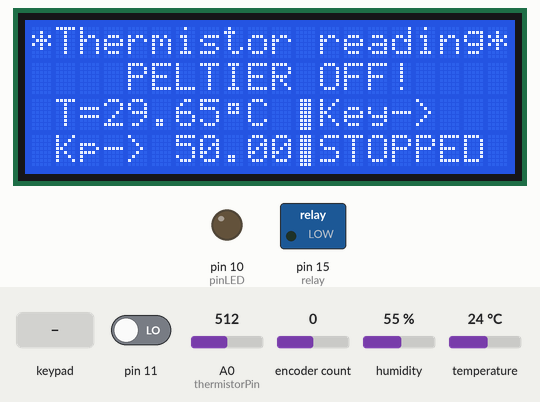
Bench run of a sketch on a simulated Arduino Uno, built with avr-gcc and run on an emulated ATmega328P. Shown: 20×4 character LCD, switched loads named in the sketch (green lamp = pin HIGH), output pins drawn as LEDs (lit = HIGH). The inputs (shaded band) are chosen by the test bench; at power-on: A0 (thermistorPin) = 512, encoder count 0, pin 11 LOW, humidity 55 %, temperature 24 °C.

Above: at 2.6 s.
2.7 s: key 'E' pressed
At 3.4 s:
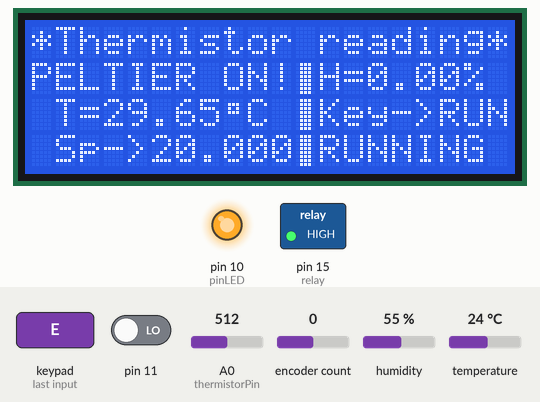
4.5 s: A0 (thermistorPin) set to 494
At 6.3 s:
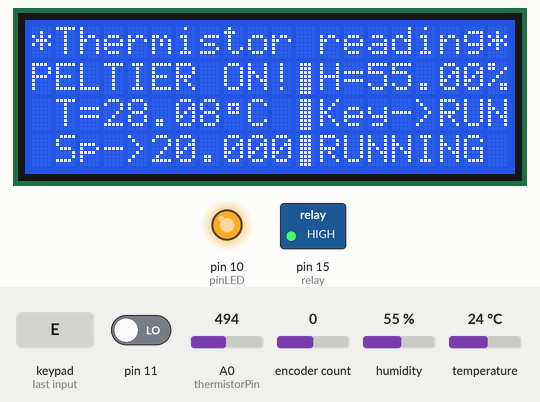
7.3 s: A0 (thermistorPin) set to 472
At 7.7 s:
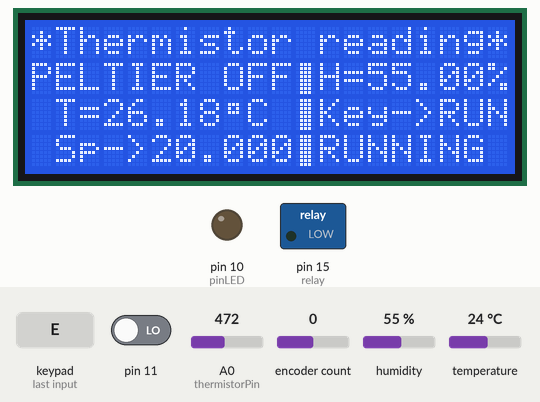
9.4 s: key 'F' pressed
At 10.7 s:
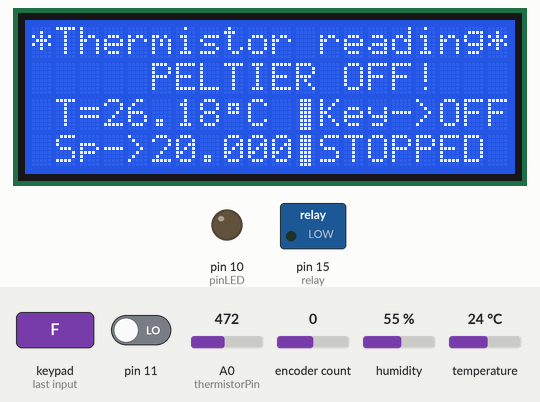
11.0 s: key 'C' pressed
At 11.5 s:
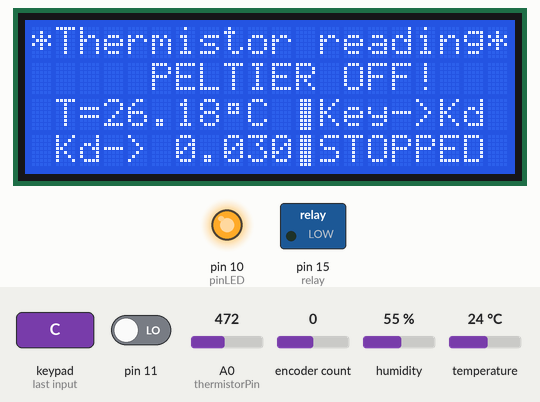
12.6 s: encoder count set to 1
At 13.3 s:
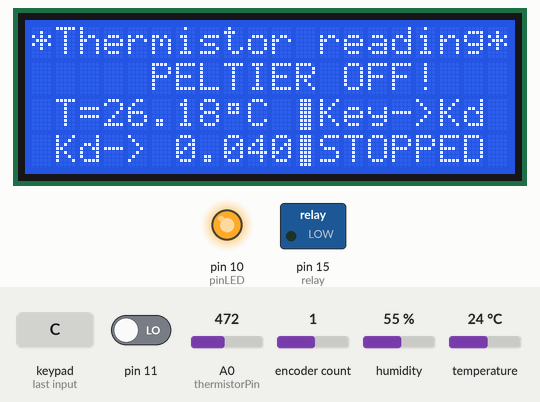
Timing chart, 0 to 15.1 s (numbered marks = the images above; inputs shaded):
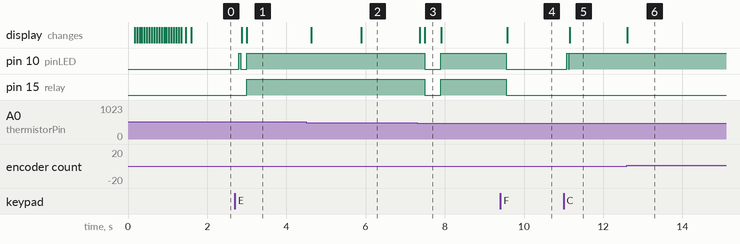

Measured:
- the behaviour switches between 480 and 479 on A0 (thermistorPin) (found by bisection; images 2 and 3)
- after the input at 2.7 s, pin 10 (pinLED): LOW → HIGH after 0.09 s, → LOW 0.05 s later, → HIGH 0.16 s later; pin 15 (relay): LOW → HIGH after 0.30 s; the display: first changes after 0.18 s (image 1 shows a later state)
- after the input at 4.5 s, the display: first changes after 0.13 s (image 2 shows a later state)
- after the input at 7.3 s, pin 10 (pinLED), pin 15 (relay): HIGH → LOW after 0.19 s, → HIGH 0.40 s later; the display: first changes after 0.07 s (image 3 shows a later state)
- after the input at 9.4 s, pin 10 (pinLED): HIGH → LOW after 0.15 s; pin 15 (relay): HIGH → LOW after 0.16 s; the display: changes after 0.18 s (image 4)
- after the input at 11.0 s, pin 10 (pinLED): LOW → HIGH after 0.08 s, → LOW 0.05 s later, → HIGH 0.01 s later; the display: changes after 0.15 s (image 5)
- after the input at 12.6 s, the display: changes at once (image 6)

The sketch:

PID_chamber-PCB.ino
```cpp
/*
  ================================================================================
    Based on  https://www.allaboutcircuits.com/projects/measuring-temperature-with-an-ntc-thermistor/
    File........... Thermistor_Demo_Code
    Purpose........ Thermistor demonstration code
    Author......... Joseph Corleto/Daniel Melendrez
    Description: This version is capable of reading both temperature and humidity inside the chamber

  /**   LIBRARIES DECLARATION **/

#include <RotaryEncoder.h>
#include <DHT.h>
#include <Keypad.h>
#include <Wire.h>
#include <LiquidCrystal_I2C.h> // use the library: new_liquidCrystal from fmalpartida
#include <PID_v1.h>
#include <elapsedMillis.h>
#define KP 50
#define KI 2.00
#define KD 0.03
#define SETPOINT 20.0
#define OFFSET 4.6      // The thermal offset is 5.1 degrees Celsius --> to obtain 24C  // With respect to the temperature reported by the openQCMD
#define DHTTYPE DHT22

/**   VARIABLES DECLARATION **/
// Microwave matrix keypad configuration (reverse engineered ;) )
const byte ROWS = 4; //four rows
const byte COLS = 2; //four columns
unsigned int intervalHumidity = 3000;
// Each key is coded from 'A' to 'E'
char hexaKeys[ROWS][COLS] = {

  {'C', 'F'},
  {'B', 'E'},
  {'A', 'D'}
};
byte rowPins[ROWS] = {6, 7, 8}; //connect to the row pinouts of the keypad
byte colPins[COLS] = {4, 5}; //connect to the column pinouts of the keypad
char customKey = '-'; // Initialize pressed key holder variable
String toPrint = "   ";

/*I/O PORTS */
const int pinLED = 10; // Blue LED attached
const int relay = 15;  // Relay activation Pin. Active HIGH orignal 16
const int thermistorPin = 0;  // Where the ADC samples the resistor divider's output
const int DHTPIN = 0;
/* MULTIPLE VARIABLES */
float counter = 0.0;     // Rotary encoder variable
float value = 0.0;
double WindowSize = 5000;
double minWindow = 50;
unsigned long windowStartTime;
double newSetpoint, oldSetpoint, InputPID, DigitalSetpointPID, Output, alpha, dummy2;;
double oldKp, oldKd, oldKi, newKp, newKd, newKi;
double adcAverage  = 0;            // Holds the average voltage measurement
double humidityVal;
int PWMOn  = 255;   // PWM pulse duty cicles (ON)
int PWMOff  = 0;    // (OFF)
boolean flag = false;      // Activation/enable flag (for STOPPING conversion routine)
boolean enterFlag = false;  // Indicates if the user saved the selected value by pressing the same button
boolean paramChange = false; // Indicates if the value has changed or not
//unsigned long previousTime = 0;   // Used for timing purposes
const int    SAMPLE_NUMBER  = 20; // Capture samples to avoid noise
double currentTemperature;    // save the current temperature
/* In order to use the Beta equation, we must know our other resistor
   within our resistor divider. If you are using something with large tolerance,
   like at 5% or even 1%, measure it and place your result here in ohms. */
const double BALANCE_RESISTOR   = 9999;//9976.1; // Measured on the PCB (1% resistor used)
// This helps calculate the thermistor's resistance (check article for details).
const double MAX_ADC            = 1023.0;
/* This is thermistor dependent and it should be in the datasheet, or refer to the
   article for how to calculate it using the Beta equation.
   I had to do this, but I would try to get a thermistor with a known
   beta if you want to avoid empirical calculations. */
const double BETA               = 3977.0;      // eBay Vishay Thermistor
/* This is also needed for the conversion equation as "typical" room temperature
   is needed as an input. */
const double ROOM_TEMP          = 298.15;   // room temperature in Kelvin
/* Thermistors will have a typical resistance at room temperature so write this
   down here. Again, needed for conversion equations. */
const double RESISTOR_ROOM_TEMP = 10000.0;
// Degrees symbol creation
byte degreesSymbol[8] = {
  0b00000,
  0b01110,
  0b01010,
  0b01110,
  0b00000,
  0b00000,
  0b00000,
  0b00000
};
// Separating bar creation
byte separatorSymbol[8] = {
  0b01110,
  0b01110,
  0b01110,
  0b01110,
  0b01110,
  0b01110,
  0b01110,
  0b01110
};

DHT dht(DHTPIN, DHTTYPE);   // Instantiate Humidity sensor
Keypad customKeypad = Keypad(makeKeymap(hexaKeys), rowPins, colPins, ROWS, COLS); // Instantiate keypad
LiquidCrystal_I2C lcd(0x3F, 2, 1, 0, 4, 5, 6, 7, 3, POSITIVE); //0x3F 0x27 Instantiate LCD screen
RotaryEncoder encoder(16, 14); // Setup a RoraryEncoder for pins 14 and 15-RETURN THIS VALUE: 14 and 15 originals

void setup() {
  delay(50);
  //initialize the variables we're linked to
  oldSetpoint = SETPOINT - OFFSET;
  oldKp = KP;
  oldKi = KI;
  oldKd = KD;
  alpha = 0.0;
  dummy2 = 0.0;

  // Load "new" values into the memory in 'AUTOMATIC' mode
  proportionalValue(0);
  integralValue(0);
  derivativeValue(0);
  setpointValue(0);

  // The Interrupt Service Routine for Pin Change Interrupt 1. Changed using datasheet
  // Used by the incremental encoder (side knob) for changing values
  // **
  //                                **DO NOT TOUCH!!!!!
  //**
  PCICR |= (1 << PCIE0);    // This enables Pin Change Interrupt 1 that covers the Analog input pins or Port B.
  PCMSK0 |= (1 << PCINT2) | (1 << PCINT3); // This enables the interrupt for pin 2 and 3 of Port B.
  // **
  // ******************************  IT WORKS! D O  N O T  T O U C H  ****************************

  pinMode(relay, OUTPUT);
  pinMode(thermistorPin, INPUT);

  digitalWrite(relay, LOW);
  dht.begin();
  //Serial.begin(115200);
  lcd.begin(20, 4);// initialize the lcd for 20 chars 4 lines
  lcd.backlight(); // backlight on
  lcd.clear(); // clean the display
  lcd.createChar(0, degreesSymbol);
  lcd.createChar(1, separatorSymbol);
  lcd.setCursor(0, 0);
  lcd.print("*Thermistor reading*");
  lcd.setCursor(0, 2);
  lcd.print("   Initializing ");

  for (int i = 0; i < 20; i++) {
    lcd.setCursor(i, 3);
    lcd.print(".");
    delay(60);
  }

  lcd.clear();
  lcd.setCursor(0, 0);
  lcd.print("*Thermistor reading*");
  lcd.setCursor(0, 3);
  lcd.print(" Kp-> ");
  lcd.print(oldKp);

  lcd.setCursor(11, 2);
  lcd.write((uint8_t)1);
  lcd.setCursor(12, 2);
  lcd.print("Key-> ");

  lcd.setCursor(11, 3);
  lcd.write((uint8_t)1);
  lcd.print("STOPPED");

  lcd.setCursor(4, 1);
  lcd.print("PELTIER OFF!");

}

void loop() {

  lcd.setCursor(0, 0);
  lcd.print("*Thermistor reading*");
  dummy2 = readThermistorADC();
  currentTemperature = Celsius(dummy2);
  readKeyPad();

  if (flag) {
    PIDRoutine();
  }

  //  Serial.print("Current Temperature (NO OFFSET)[°C]-> ");
  //  Serial.print(currentTemperature);
  //  Serial.print("Humidity --> ");
  //  Serial.print(humidityVal);
  //  Serial.print("; ");
  //  Serial.print("Kp-> ");
  //  Serial.print(newKp);
  //  Serial.print("; ");
  //  Serial.print("Ki-> ");
  //  Serial.print(newKi);
  //  Serial.print("; ");
  //  Serial.print("Kd-> ");
  //  Serial.print(newKd);
  //  Serial.print("; ");
  //  Serial.print("DesiredTemp-> ");
  //  Serial.print(newSetpoint);
  //  Serial.print("\n");

}

/********************************************** FUNCTIONS********************************************** **/

void readKeyPad() {

  customKey = customKeypad.getKey();

  if (customKey) {
    flash(50);
    lcd.setCursor(11, 2);
    lcd.write((uint8_t)1);
    lcd.setCursor(12, 2);
    lcd.print("Key->");

    keyPressed();

    lcd.print(toPrint);
  }
  //*** PROPORTIONAL VALUE ***
  if (customKey == 'A' ) {
    proportionalValue(1);  //manual mode
  }
  //*** INTEGRAL VALUE  ***
  if (customKey == 'B' ) {
    integralValue(1);

  }
  //*** DERIVATIVE VALUE  ***
  if (customKey == 'C' ) {
    derivativeValue(1);
  }
  //*** SET POINT VALUE  ***
  if (customKey == 'D' ) {
    setpointValue(1);
  }

  //*** START ***
  if (customKey == 'E' ) {
    flag = true;
  }

  //*** STOP ***
  if (customKey == 'F' ) {
    flag = false;
  }


}
void PIDRoutine() {

  elapsedMillis timeEnlapsed;

  windowStartTime = millis();
  lcd.setCursor(0, 3);
  lcd.print(" Sp->");
  lcd.print(newSetpoint + OFFSET);
  lcd.setCursor(11, 3);
  lcd.write((uint8_t)1);
  lcd.print("RUNNING");

  lcd.setCursor(11, 1);
  lcd.write((uint8_t)1);
  lcd.print("H=");
  lcd.print("0.00%");

  // Convert degrees to ADC Digital values
  alpha = (BETA * (ROOM_TEMP - (newSetpoint + 273.15))) / ((newSetpoint + 273.15) * ROOM_TEMP);
  dummy2 = RESISTOR_ROOM_TEMP * exp(alpha);
  DigitalSetpointPID = (MAX_ADC * BALANCE_RESISTOR) / (dummy2 + BALANCE_RESISTOR);

  PID myPID(&InputPID, &Output, &DigitalSetpointPID, newKp, newKi, newKd, REVERSE);
  myPID.SetOutputLimits(0, WindowSize);  //tell the PID to range between 0 and the full window size
  myPID.SetMode(AUTOMATIC);  //turn the PID on
  myPID.SetOutputLimits(0, WindowSize);  //tell the PID to range between 0 and the full window size

  do {

    InputPID = readThermistorADC();
    currentTemperature = Celsius(InputPID);
    myPID.Compute(); //Approach 1
    unsigned long now = millis();
    // Windowing routine
    if (now - windowStartTime > WindowSize) { //Approach 1
      windowStartTime += WindowSize; //time to shift the Relay Window and recalculate

    }
    if (Output > now - windowStartTime) {//Approach 1

      lcd.setCursor(0, 1);
      lcd.print("PELTIER ON!");
      digitalWrite(relay, HIGH);
      toggleLED(1);
    } else {
      lcd.setCursor(0, 1);
      lcd.print("PELTIER OFF");
      digitalWrite(relay, LOW);
      toggleLED(0);
    }

    customKey = customKeypad.getKey();

    keyPressed();

    //*** STOP ***
    if (customKey == 'F' ) {
      flag = false;
      lcd.setCursor(0, 1);
      lcd.print("     PELTIER OFF!   ");
      lcd.setCursor(11, 3);
      lcd.write((uint8_t)1);
      lcd.print("STOPPED");
      lcd.setCursor(12, 2);
      lcd.print("Key->");
      lcd.print(toPrint);
      toggleLED(0);
    }

    // Routine for humidity detection

    if (timeEnlapsed > intervalHumidity) {

      humidityVal = dht.readHumidity();
      lcd.setCursor(11, 1);
      lcd.write((uint8_t)1);
      lcd.print("H=");
      lcd.print(humidityVal);
      lcd.print("%");
    }

    //    Serial.print("windowStartTime-> ");
    //    Serial.print(windowStartTime);
    //    Serial.print("; ");
    //    Serial.print("now-> ");
    //    Serial.print(now);
    //    Serial.print("; ");
    //    Serial.print("InputPID-> ");
    //    Serial.print(InputPID);
    //    Serial.print("; ");
    //    Serial.print("DigitalSetpointPID-> ");
    //    Serial.print(DigitalSetpointPID);
    //    Serial.print("; ");
    //    Serial.print("Output-> ");
    //    Serial.println(Output);
    //    Serial.print("\n ");
  } while (flag);

  digitalWrite(relay, LOW);
  toggleLED(0);

  lcd.setCursor(0, 1);
  lcd.print("     PELTIER OFF!   ");
  delay(50);
}

void keyPressed() {

  switch (customKey) {

    case 'A':
      toPrint = "Kp ";
      break;

    case 'B':
      toPrint = "Ki ";

      break;

    case 'C':
      toPrint = "Kd ";
      break;

    case 'D':

      toPrint = "Sp ";
      break;

    case 'E':
      toPrint = "RUN";
      break;

    case 'F':

      toPrint = "OFF";
      break;
  }
}


void proportionalValue(int mode) {

  if (mode == 1) { //if manual mode selected
    toggleFlag();
    toggleLED(1);
    encoder.setPosition(0);
    lcd.setCursor(0, 3);
    lcd.print(" Kp-> ");
    lcd.print(oldKp);

    while (enterFlag) {

      static int pos = 0.0;
      counter = encoder.getPosition();
      value = counter / 100;

      if (pos != counter) {
        toggleParameter(1);    // If the parameter is changed a flag indicates so (T -> F)
        newKp = oldKp + value;

        if (newKp < 0) {
          newKp = 0;
          encoder.setPosition(0);
        }
        lcd.setCursor(0, 3);
        lcd.print(" Kp-> ");
        lcd.print(newKp);
        pos = counter;
      } else if (paramChange == false) { // If the parameter is NOT changed just keep the last one
        newKp = oldKp;
      }

      customKey = customKeypad.getKey();
      if (customKey == 'A' ) {
        toggleFlag();
        toggleLED(0);
        encoder.setPosition(0);
        oldKp = newKp;
      }
    }
    toggleParameter(0); // It's FALSE again to indicate that the knob hasn't been moved
  }
  else if (mode == 0) { //AUTOMATIC MODE
    newKp = oldKp;
  }
}

void integralValue(int mode) {
  if (mode == 1) { //if manual mode selected
    toggleFlag();
    toggleLED(1);
    encoder.setPosition(0);
    lcd.setCursor(0, 3);
    lcd.print(" Ki-> ");
    lcd.print(oldKi);
    while (enterFlag) {

      static int pos = 0.0;
      counter = encoder.getPosition();
      value = counter / 100;

      if (pos != counter) {
        toggleParameter(1);    // If the parameter is changed a flag indicates so (T -> F)
        newKi = oldKi + value;

        if (newKi < 0) {
          newKi = 0;
          encoder.setPosition(0);
        }
        lcd.setCursor(0, 3);
        lcd.print(" Ki-> ");
        lcd.print(newKi);
        pos = counter;
      } else if (paramChange == false) { // If the parameter is NOT changed just keep the last one
        newKi = oldKi;
      }

      customKey = customKeypad.getKey();
      if (customKey == 'B' ) {
        toggleFlag();
        toggleLED(0);
        encoder.setPosition(0);
        oldKi = newKi;
      }
    }
    toggleParameter(0); // It's FALSE again to indicate that the knob hasn't been moved
  }
  else if (mode == 0) {
    newKi = oldKi;
  }
}

void derivativeValue(int mode) {
  if (mode == 1) { //if manual mode selected
    toggleFlag();
    toggleLED(1);
    encoder.setPosition(0);
    lcd.setCursor(0, 3);
    lcd.print(" Kd-> ");
    lcd.print(oldKd);
    while (enterFlag) {

      static int pos = 0.0;
      counter = encoder.getPosition();
      value = counter / 100;

      if (pos != counter) {
        toggleParameter(1);    // If the parameter is changed a flag indicates so (T -> F)
        newKd = oldKd + value;

        if (newKd < 0) {
          newKd = 0;
          encoder.setPosition(0);
        }
        lcd.setCursor(0, 3);
        lcd.print(" Kd-> ");
        lcd.print(newKd);
        pos = counter;
      } else if (paramChange == false) { // If the parameter is NOT changed just keep the last one
        newKd = oldKd;
      }

      customKey = customKeypad.getKey();
      if (customKey == 'C' ) {
        toggleFlag();
        toggleLED(0);
        encoder.setPosition(0);
        oldKd = newKd;
      }
    }
    toggleParameter(0); // It's FALSE again to indicate that the knob hasn't been moved
  }
  else if (mode == 0) {
    newKd = oldKd;
  }
}

void setpointValue(int mode) {
  if (mode == 1) { //if manual mode selected
    toggleFlag();
    toggleLED(1);
    encoder.setPosition(0);
    lcd.setCursor(0, 3);
    lcd.print(" Sp->");
    lcd.print(oldSetpoint + OFFSET);

    while (enterFlag) {

      static int pos = 0.0;
      counter = encoder.getPosition();
      value = counter / 10;

      if (pos != counter) {
        toggleParameter(1);    // If the parameter is changed a flag indicates so (T -> F)
        newSetpoint = oldSetpoint + value;

        if (newSetpoint <= 0) {
          newSetpoint = 0;
          encoder.setPosition(0);
          value = 0;
          oldSetpoint = 0;
        }
        lcd.setCursor(0, 3);
        lcd.print(" Sp->");
        lcd.print(newSetpoint + OFFSET);
        pos = counter;
      } else if (paramChange == false) { // If the parameter is NOT changed just keep the last one
        newSetpoint = oldSetpoint;
      }

      customKey = customKeypad.getKey();
      if (customKey == 'D' ) {
        toggleFlag();
        toggleLED(0);
        encoder.setPosition(0);
        oldSetpoint = newSetpoint;
      }
    }
    toggleParameter(0); // It's FALSE again to indicate that the knob hasn't been moved
  }
  else if (mode == 0) {
    newSetpoint = oldSetpoint;
  }
}
// Read the value coming from the encoder and increase the value of the counter
double readEncoder() {
  static int pos = 0;
  counter = encoder.getPosition();
  if (pos != counter) {
    pos = counter;
  }
  return counter / 10;
}

double readThermistorADC() { // for InputPID

  // variables that live in this function
  adcAverage  = 0;            // Holds the average voltage measurement

  int    adcSamples[SAMPLE_NUMBER];  // Array to hold each voltage measurement

  for (int i = 0; i < SAMPLE_NUMBER; i++) {
    adcSamples[i] = analogRead(thermistorPin);  // read from pin and store
    delay(5);        // wait SAMPLE_NUMBER milliseconds
  }

  for (int i = 0; i < SAMPLE_NUMBER; i++) {
    adcAverage += adcSamples[i];      // add all samples up . . .
  }
  adcAverage /= SAMPLE_NUMBER;        // . . . average it w/ divide

  return adcAverage;    // Return the temperature in Celsius
}

double Celsius(double X) {
  double rThermistor = 0;            // Holds thermistor resistance value
  double tKelvin     = 0;            // Holds calculated temperature
  double tCelsius    = 0;            // Hold temperature in celsius
  /* Here we calculate the thermistor’s resistance using the equation
     discussed in the article. */
  rThermistor = BALANCE_RESISTOR * ( (MAX_ADC / X) - 1);

  tKelvin = (BETA * ROOM_TEMP) / (BETA + (ROOM_TEMP * log(rThermistor / RESISTOR_ROOM_TEMP)));

  tCelsius = tKelvin - 273.15;  // convert kelvin to celsius

  lcd.setCursor(1, 2);
  lcd.print("T=");
  lcd.print(tCelsius + OFFSET);
  lcd.write((uint8_t)0);
  lcd.print("C ");

  return tCelsius;    // Return the temperature in Celsius
}


void flash(int time) {
  analogWrite(pinLED, PWMOn);
  delay(time);
  analogWrite(pinLED, PWMOff);
}

void toggleLED(int state) {
  if (state == 1) {
    analogWrite(pinLED, PWMOn);
  } else {
    analogWrite(pinLED, PWMOff);
  }
}

void toggleParameter(int val) {
  if (val == 0) {
    paramChange = false;
  }
  if (val == 1) {
    paramChange = true;
  }
}

void toggleFlag() {
  enterFlag = !enterFlag;
}

// Interupt routine when a change on the encoder occurs
ISR(PCINT0_vect) {
  // flash(10);
  encoder.tick(); // just call tick() to check the state.
}
```
